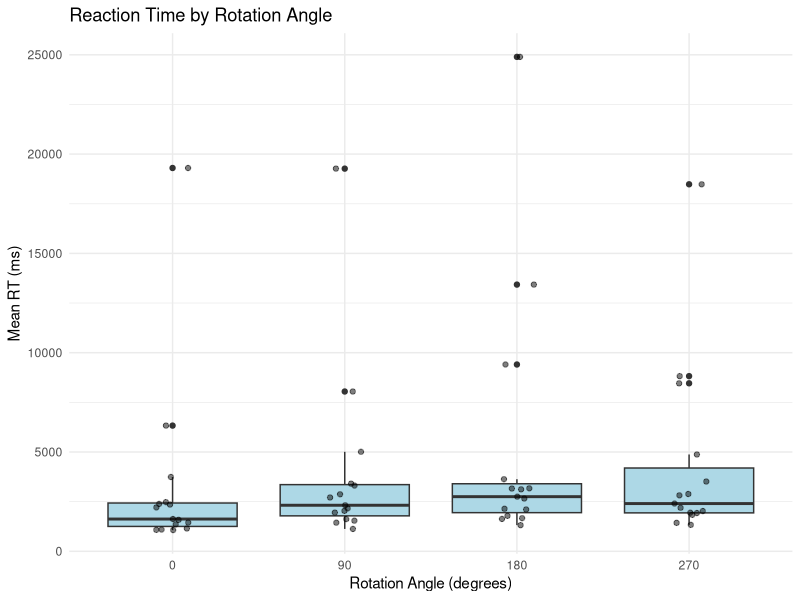
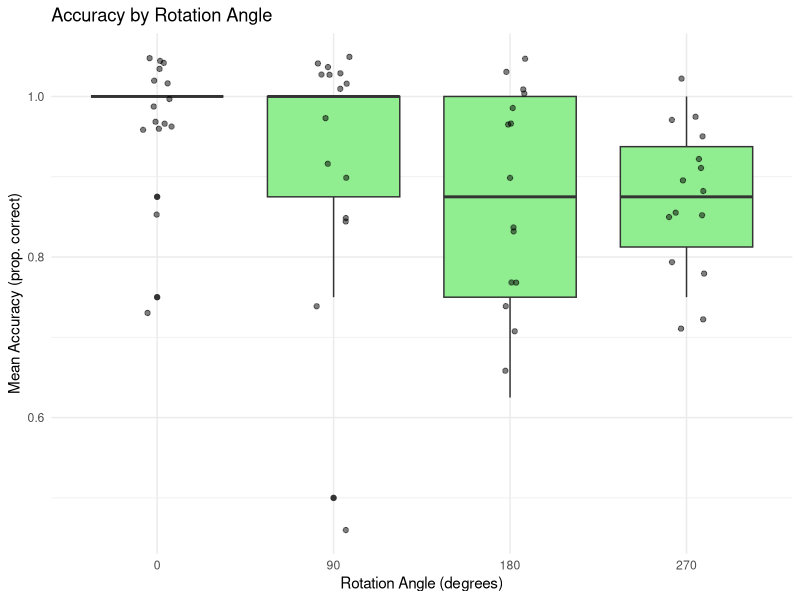
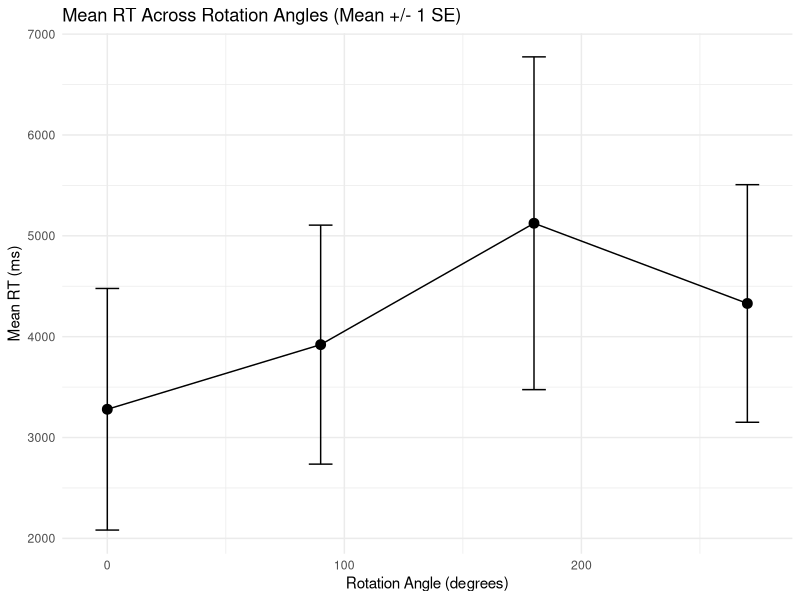
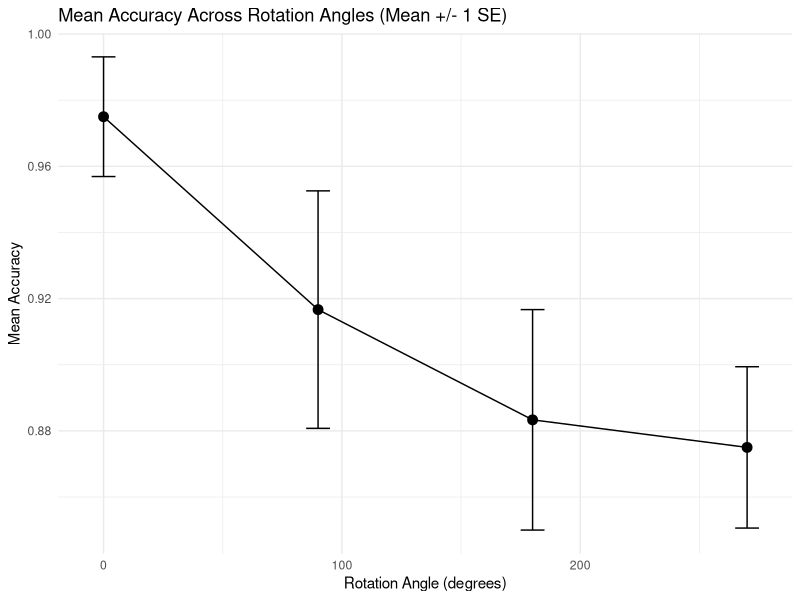
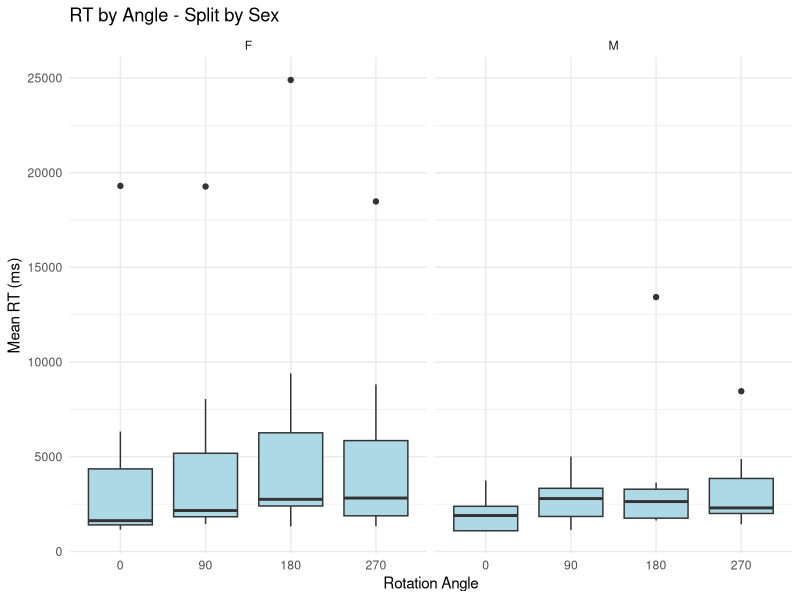
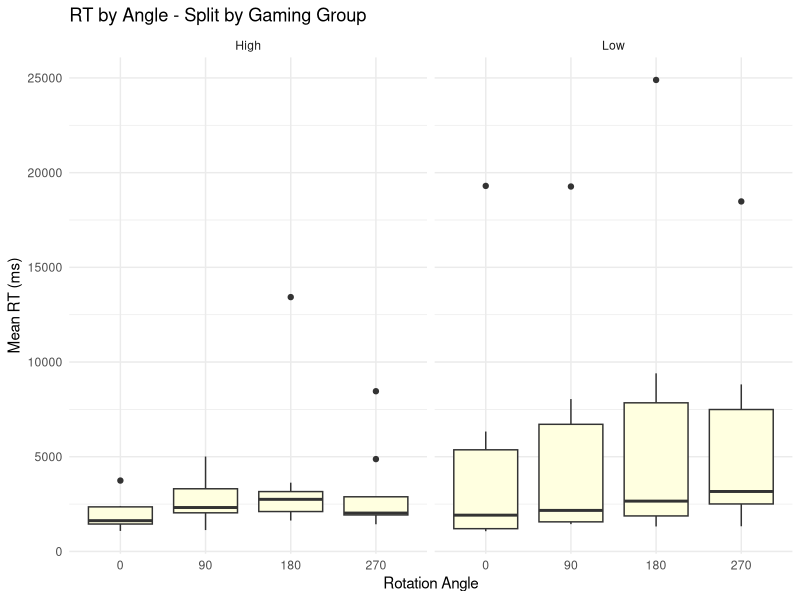
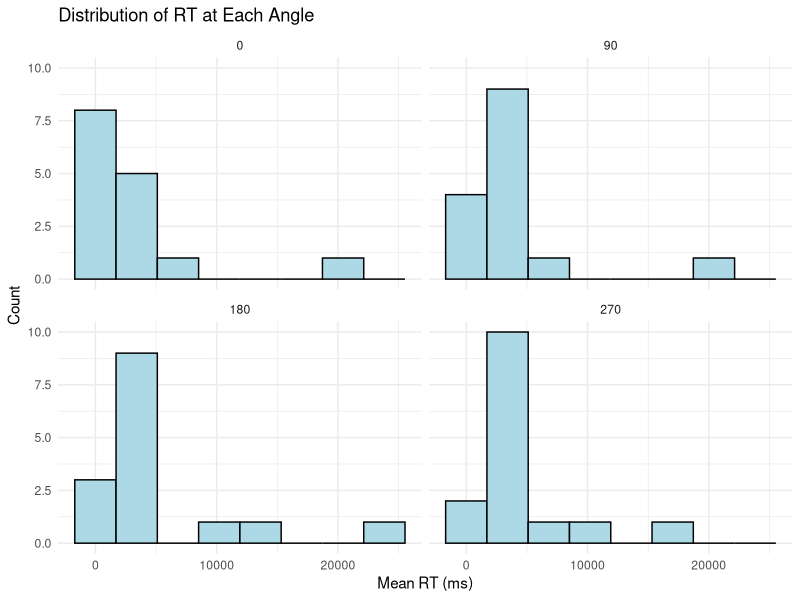
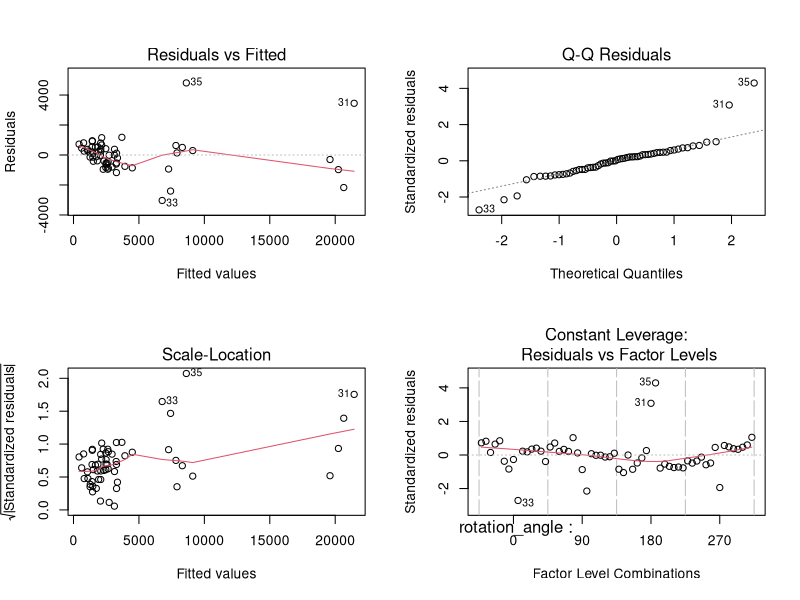

Reproduce these figures in R, in order.
# MIE237 Final Project R Code - Mental Rotation Analysis
# Baron Liu, Ian Fong, Arya Lum

library(tidyverse)
library(emmeans)

# 1. load and prep data for ANOVA analysis

# read dataset
all_data <- read_csv("full_dataset.csv", show_col_types = FALSE)

# set up factors 
all_data <- all_data %>%
  mutate(
    participant_id = factor(participant_id),
    rotation_angle = factor(rotation_angle, levels = c(0, 90, 180, 270)),
    sex = factor(sex),
    gaming_group = factor(gaming_group)
  )

glimpse(all_data)

# 2. aggregate to participant-level means
# anova needs one value per person per condition
# so average each participant's 8 trials at each angle

summ <- all_data %>%
  group_by(participant_id, rotation_angle, sex, gaming_group, gaming_hrs_week) %>%
  summarize(
    mean_rt = mean(rt_ms),
    mean_acc = mean(correct),
    .groups = "drop"
  )

# 3. descriptive statistics

# rt by angle
summ %>%
  group_by(rotation_angle) %>%
  summarize(
    n = n(),
    mean = mean(mean_rt),
    sd = sd(mean_rt),
    median = median(mean_rt),
    .groups = "drop"
  )

# accuracy by angle
summ %>%
  group_by(rotation_angle) %>%
  summarize(
    n = n(),
    mean = mean(mean_acc),
    sd = sd(mean_acc),
    median = median(mean_acc),
    .groups = "drop"
  )

# by sex
summ %>%
  group_by(rotation_angle, sex) %>%
  summarize(mean_rt = mean(mean_rt), mean_acc = mean(mean_acc), .groups = "drop")

# by gaming group
summ %>%
  group_by(rotation_angle, gaming_group) %>%
  summarize(mean_rt = mean(mean_rt), mean_acc = mean(mean_acc), .groups = "drop")

# 4. descriptive plots 

# boxplots of RT by angle
ggplot(summ, aes(x = rotation_angle, y = mean_rt)) +
  geom_boxplot(fill = "lightblue") +
  geom_jitter(width = 0.1, alpha = 0.5) +
  labs(title = "Reaction Time by Rotation Angle",
       x = "Rotation Angle (degrees)",
       y = "Mean RT (ms)") +
  theme_minimal()

# boxplot of accuracy by angle
ggplot(summ, aes(x = rotation_angle, y = mean_acc)) +
  geom_boxplot(fill = "lightgreen") +
  geom_jitter(width = 0.1, alpha = 0.5) +
  labs(title = "Accuracy by Rotation Angle",
       x = "Rotation Angle (degrees)",
       y = "Mean Accuracy (prop. correct)") +
  theme_minimal()

# line plots with error bars (mean +/- SE)
rt_summary <- summ %>%
  group_by(rotation_angle) %>%
  summarize(mean = mean(mean_rt),
            se = sd(mean_rt) / sqrt(n()),
            .groups = "drop") %>%
  mutate(angle_num = as.numeric(as.character(rotation_angle)))

ggplot(rt_summary, aes(x = angle_num, y = mean)) +
  geom_point(size = 3) +
  geom_line() +
  geom_errorbar(aes(ymin = mean - se, ymax = mean + se), width = 10) +
  labs(title = "Mean RT Across Rotation Angles (Mean +/- 1 SE)",
       x = "Rotation Angle (degrees)", y = "Mean RT (ms)") +
  theme_minimal()

acc_summary <- summ %>%
  group_by(rotation_angle) %>%
  summarize(mean = mean(mean_acc),
            se = sd(mean_acc) / sqrt(n()),
            .groups = "drop") %>%
  mutate(angle_num = as.numeric(as.character(rotation_angle)))

ggplot(acc_summary, aes(x = angle_num, y = mean)) +
  geom_point(size = 3) +
  geom_line() +
  geom_errorbar(aes(ymin = mean - se, ymax = mean + se), width = 10) +
  labs(title = "Mean Accuracy Across Rotation Angles (Mean +/- 1 SE)",
       x = "Rotation Angle (degrees)", y = "Mean Accuracy") +
  theme_minimal()

# boxplots split by sex (lab 2 faceting approach)
ggplot(summ, aes(x = rotation_angle, y = mean_rt)) +
  geom_boxplot(fill = "lightblue") +
  facet_wrap(~ sex) +
  labs(title = "RT by Angle - Split by Sex",
       x = "Rotation Angle", y = "Mean RT (ms)") +
  theme_minimal()

# boxplots split by gaming group
ggplot(summ, aes(x = rotation_angle, y = mean_rt)) +
  geom_boxplot(fill = "lightyellow") +
  facet_wrap(~ gaming_group) +
  labs(title = "RT by Angle - Split by Gaming Group",
       x = "Rotation Angle", y = "Mean RT (ms)") +
  theme_minimal()

# histograms of RT at each angle
ggplot(summ, aes(x = mean_rt)) +
  geom_histogram(bins = 8, fill = "lightblue", color = "black") +
  facet_wrap(~ rotation_angle) +
  labs(title = "Distribution of RT at Each Angle",
       x = "Mean RT (ms)", y = "Count") +
  theme_minimal()

# 5. blocked (within-subjects) ANOVA (lab 10)
# each participant did all 4 angles, so participant is a block
# aov(accuracy ~ condition + participant)

# --- RT ---
rt_aov <- aov(mean_rt ~ rotation_angle + participant_id, data = summ)
summary(rt_aov)

# --- Accuracy ---
acc_aov <- aov(mean_acc ~ rotation_angle + participant_id, data = summ)
summary(acc_aov)

# 6. model diagnostics (labs 7, 10, 11)
# plot(model) gives the 4 standard diagnostic plots:
#   1. residuals vs fitted - check for constant variance / patterns
#   2. QQ plot - check normality of residuals
#   3. scale-location - another variance check
#   4. residuals vs leverage - influential points

# RT diagnostics
par(mfrow = c(2, 2))
plot(rt_aov)
par(mfrow = c(1, 1))

# accuracy diagnostics
par(mfrow = c(2, 2))
plot(acc_aov)
par(mfrow = c(1, 1))

# ggplot QQ plots
rt_residuals <- tibble(resid = residuals(rt_aov))

ggplot(rt_residuals, aes(sample = resid)) +
  stat_qq() +
  stat_qq_line(color = "red") +
  labs(title = "RT: Normal Q-Q Plot of Residuals",
       x = "Theoretical Quantiles", y = "Sample Quantiles") +
  theme_minimal()

acc_residuals <- tibble(resid = residuals(acc_aov))

ggplot(acc_residuals, aes(sample = resid)) +
  stat_qq() +
  stat_qq_line(color = "red") +
  labs(title = "Accuracy: Normal Q-Q Plot of Residuals",
       x = "Theoretical Quantiles", y = "Sample Quantiles") +
  theme_minimal()

# histogram of residuals
ggplot(rt_residuals, aes(x = resid)) +
  geom_histogram(bins = 12, fill = "lightblue", color = "black") +
  labs(title = "RT: Histogram of Residuals", x = "Residuals", y = "Count") +
  theme_minimal()

ggplot(acc_residuals, aes(x = resid)) +
  geom_histogram(bins = 12, fill = "lightgreen", color = "black") +
  labs(title = "Accuracy: Histogram of Residuals", x = "Residuals", y = "Count") +
  theme_minimal()

# 7. post-hoc pairwise comparisons using emmeans with Tukey adjustment

emm_rt <- emmeans(rt_aov, ~ rotation_angle)
pairs(emm_rt, adjust = "tukey")

emm_acc <- emmeans(acc_aov, ~ rotation_angle)
pairs(emm_acc, adjust = "tukey")

# 8. secondary blocked two-factor ANOVAs with participant-level variables
# rotation_angle is the within-subject factor
# sex and gaming_group are participant-level categorical variables
# participant_id is included as the blocking factor

# sex x rotation angle
fit_sex <- aov(mean_rt ~ rotation_angle * sex + participant_id, data = summ)
summary(fit_sex)

fit_sex_acc <- aov(mean_acc ~ rotation_angle * sex + participant_id, data = summ)
summary(fit_sex_acc)

# gaming x rotation angle
fit_game <- aov(mean_rt ~ rotation_angle * gaming_group + participant_id, data = summ)
summary(fit_game)

fit_game_acc <- aov(mean_acc ~ rotation_angle * gaming_group + participant_id, data = summ)
summary(fit_game_acc)

# 9. interaction plots 

# sex x angle: RT
ggplot(summ, aes(x = rotation_angle, y = mean_rt, colour = sex)) +
  geom_jitter(width = 0.08, alpha = 0.4, size = 2) +
  stat_summary(fun = mean, geom = "point", size = 4) +
  stat_summary(fun = mean, geom = "line", aes(group = sex), linewidth = 1.2) +
  labs(title = "Interaction: Sex x Angle (RT)",
       x = "Rotation Angle", y = "Mean RT (ms)") +
  theme_classic(base_size = 14)

# sex x angle: accuracy
ggplot(summ, aes(x = rotation_angle, y = mean_acc, colour = sex)) +
  geom_jitter(width = 0.08, alpha = 0.4, size = 2) +
  stat_summary(fun = mean, geom = "point", size = 4) +
  stat_summary(fun = mean, geom = "line", aes(group = sex), linewidth = 1.2) +
  labs(title = "Interaction: Sex x Angle (Accuracy)",
       x = "Rotation Angle", y = "Mean Accuracy") +
  theme_classic(base_size = 14)

# gaming x angle: RT
ggplot(summ, aes(x = rotation_angle, y = mean_rt, colour = gaming_group)) +
  geom_jitter(width = 0.08, alpha = 0.4, size = 2) +
  stat_summary(fun = mean, geom = "point", size = 4) +
  stat_summary(fun = mean, geom = "line", aes(group = gaming_group), linewidth = 1.2) +
  labs(title = "Interaction: Gaming x Angle (RT)",
       x = "Rotation Angle", y = "Mean RT (ms)") +
  theme_classic(base_size = 14)

# gaming x angle: accuracy
ggplot(summ, aes(x = rotation_angle, y = mean_acc, colour = gaming_group)) +
  geom_jitter(width = 0.08, alpha = 0.4, size = 2) +
  stat_summary(fun = mean, geom = "point", size = 4) +
  stat_summary(fun = mean, geom = "line", aes(group = gaming_group), linewidth = 1.2) +
  labs(title = "Interaction: Gaming x Angle (Accuracy)",
       x = "Rotation Angle", y = "Mean Accuracy") +
  theme_classic(base_size = 14)

# simple effects if interaction is significant (lab 11)
emm_sex_rt <- emmeans(fit_sex, ~ rotation_angle | sex)
pairs(emm_sex_rt, adjust = "tukey")

emm_game_rt <- emmeans(fit_game, ~ rotation_angle | gaming_group)
pairs(emm_game_rt, adjust = "tukey")
